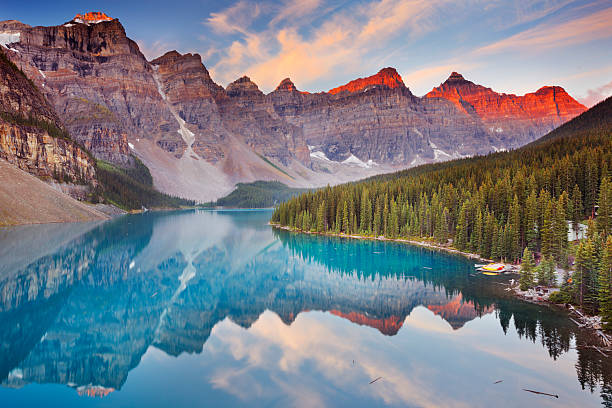
#> input picture OpenCV/nature.jpg, 612 x 408 px, found by its file name
$ python 11_Shift_Image.py
#> lines starting #> are read from the running program, lines starting #| are printed output that depends on the picture
import cv2
import numpy as np

img=cv2.imread("C:/Users/Anas Ali Khan/project/OpenCV/nature.jpg",)
#> img is the input picture: shape (408, 612, 3); mean B, G, R 133.1, 124.8, 120.3

column=img.shape[1]
#> column = 612
row=img.shape[0]
#> row = 408

s=np.float32([(1,0,150),(0,1,70)])
# [height, shift 150 values right],[ width,shift 70 values down]
shifted=cv2.warpAffine(img,s,(column,row))
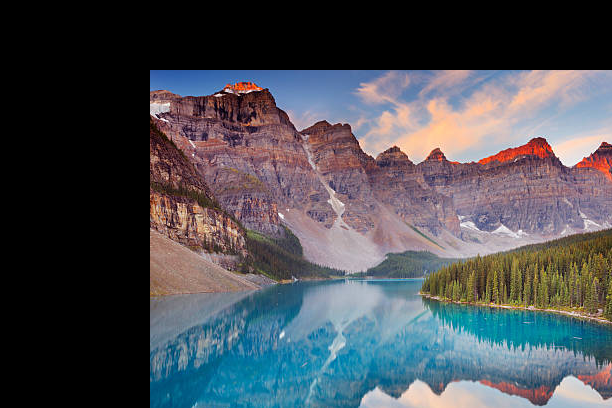
#> shifted: shape (408, 612, 3); mean B, G, R 84.6, 78.3, 75.7

cv2.imshow("Original",img)
cv2.imshow("shifted",shifted)

cv2.waitKey(0)
cv2.destroyAllWindows()
